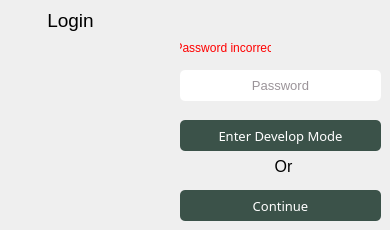
    <widget class="QWidget" name="page">
     <widget class="QLabel" name="label_2">
      <property name="geometry">
       <rect>
        <x>180</x>
        <y>40</y>
        <width>91</width>
        <height>16</height>
       </rect>
      </property>
      <property name="styleSheet">
       <string notr="true">color: rgb(255, 0, 0);</string>
      </property>
      <property name="text">
       <string>Password incorrect</string>
      </property>
      <property name="alignment">
       <set>Qt::AlignCenter</set>
      </property>
     </widget>
     <widget class="QLineEdit" name="lineEdit">
      <property name="geometry">
       <rect>
        <x>180</x>
        <y>70</y>
        <width>201</width>
        <height>31</height>
       </rect>
      </property>
      <property name="font">
       <font>
        <pointsize>10</pointsize>
       </font>
      </property>
      <property name="styleSheet">
       <string notr="true">background-color: rgb(255,255,255);
color: rgb(56, 41, 51);
border-width: 1px;
border-radius: 5px;
</string>
      </property>
      <property name="inputMask">
       <string/>
      </property>
      <property name="text">
       <string/>
      </property>
      <property name="echoMode">
       <enum>QLineEdit::Password</enum>
      </property>
      <property name="alignment">
       <set>Qt::AlignCenter</set>
      </property>
      <property name="placeholderText">
       <string>Password</string>
      </property>
      <property name="cursorMoveStyle">
       <enum>Qt::VisualMoveStyle</enum>
      </property>
     </widget>
     <widget class="QPushButton" name="pushButton_4">
      <property name="geometry">
       <rect>
        <x>180</x>
        <y>120</y>
        <width>201</width>
        <height>31</height>
       </rect>
      </property>
      <property name="font">
       <font>
        <family>Microsoft JhengHei</family>
        <pointsize>10</pointsize>
       </font>
      </property>
      <property name="styleSheet">
       <string notr="true">QPushButton {
	color: rgb(255, 255, 255);
	background-color: rgb(59, 82, 73);
    border: 0px solid;
    border-radius: 5px;
}
QPushButton:hover {
	
	background-color: rgb(164, 180, 148);
}</string>
      </property>
      <property name="text">
       <string>Enter Develop Mode</string>
      </property>
     </widget>
     <widget class="QLabel" name="label">
      <property name="geometry">
       <rect>
        <x>260</x>
        <y>160</y>
        <width>47</width>
        <height>13</height>
       </rect>
      </property>
      <property name="font">
       <font>
        <pointsize>12</pointsize>
       </font>
      </property>
      <property name="text">
       <string>Or</string>
      </property>
      <property name="alignment">
       <set>Qt::AlignCenter</set>
      </property>
     </widget>
     <widget class="QPushButton" name="pushButton_5">
      <property name="geometry">
       <rect>
        <x>180</x>
        <y>190</y>
        <width>201</width>
        <height>31</height>
       </rect>
      </property>
      <property name="font">
       <font>
        <family>Microsoft JhengHei</family>
        <pointsize>10</pointsize>
       </font>
      </property>
      <property name="styleSheet">
       <string notr="true">QPushButton {
	color: rgb(255, 255, 255);
	background-color: rgb(59, 82, 73);
    border: 0px solid;
    border-radius: 5px;
}
QPushButton:hover {
	
	background-color: rgb(164, 180, 148);
}</string>
      </property>
      <property name="text">
       <string>Continue</string>
      </property>
     </widget>
     <widget class="QLabel" name="label_12">
      <property name="geometry">
       <rect>
        <x>30</x>
        <y>10</y>
        <width>81</width>
        <height>21</height>
       </rect>
      </property>
      <property name="font">
       <font>
        <pointsize>14</pointsize>
       </font>
      </property>
      <property name="text">
       <string>Login</string>
      </property>
      <property name="alignment">
       <set>Qt::AlignCenter</set>
      </property>
     </widget>
    </widget>
